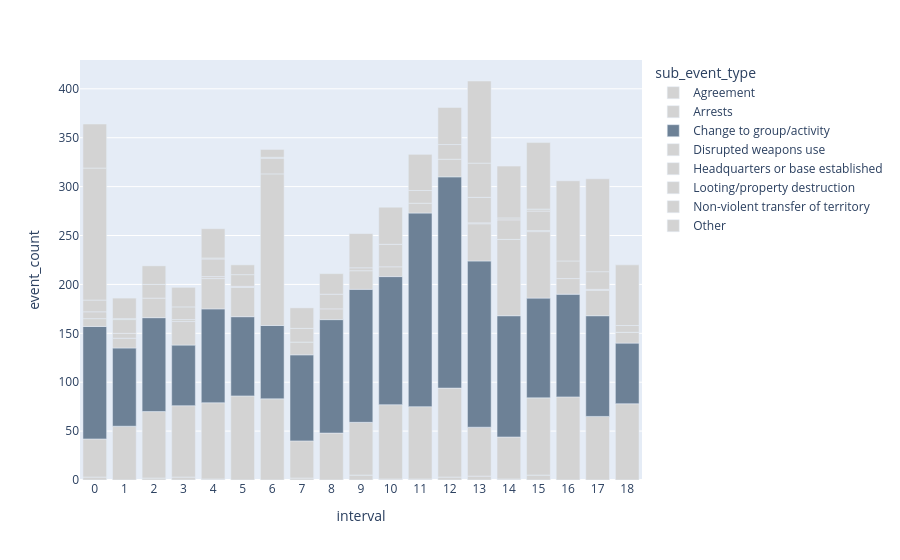

Here is the notebook cell this chart was saved with:
### Code cell
plot_SD_cga = px.bar(
    df_SD,
    x='interval',
    y='event_count',
    color='sub_event_type',
    color_discrete_map=color_map_sd
)
plot_SD_cga.show()
plot_SD_cga.update_xaxes(dtick=1, tickmode="linear")

### Figure 1 — Plotly figure (JSON) as saved in the notebook; plotly's stock layout.template omitted (floating-point values rounded to 4 significant figures)
{"data": [{"hovertemplate": "sub_event_type=Agreement<br>interval=%{x}<br>event_count=%{y}<extra></extra>", "legendgroup": "Agreement", "marker": {"color": "#D3D3D3", "pattern": {"shape": ""}}, "name": "Agreement", "orientation": "v", "showlegend": true, "textposition": "auto", "type": "bar", "x": [0, 2, 3, 4, 7, 9, 10, 11, 12, 13, 14, 15], "xaxis": "x", "y": [3, 2, 3, 1, 2, 5, 1, 1, 3, 4, 1, 5], "yaxis": "y"}, {"hovertemplate": "sub_event_type=Arrests<br>interval=%{x}<br>event_count=%{y}<extra></extra>", "legendgroup": "Arrests", "marker": {"color": "#D3D3D3", "pattern": {"shape": ""}}, "name": "Arrests", "orientation": "v", "showlegend": true, "textposition": "auto", "type": "bar", "x": [0, 1, 2, 3, 4, 5, 6, 7, 8, 9, 10, 11, 12, 13, 14, 15, 16, 17, 18], "xaxis": "x", "y": [39, 55, 68, 73, 78, 86, 83, 38, 48, 54, 76, 74, 91, 50, 43, 79, 85, 65, 78], "yaxis": "y"}, {"hovertemplate": "sub_event_type=Change to group/activity<br>interval=%{x}<br>event_count=%{y}<extra></extra>", "legendgroup": "Change to group/activity", "marker": {"color": "#6D8196", "pattern": {"shape": ""}}, "name": "Change to group/activity", "orientation": "v", "showlegend": true, "textposition": "auto", "type": "bar", "x": [0, 1, 2, 3, 4, 5, 6, 7, 8, 9, 10, 11, 12, 13, 14, 15, 16, 17, 18], "xaxis": "x", "y": [115, 80, 96, 62, 96, 81, 75, 88, 116, 136, 131, 198, 216, 170, 124, 102, 105, 103, 62], "yaxis": "y"}, {"hovertemplate": "sub_event_type=Disrupted weapons use<br>interval=%{x}<br>event_count=%{y}<extra></extra>", "legendgroup": "Disrupted weapons use", "marker": {"color": "#D3D3D3", "pattern": {"shape": ""}}, "name": "Disrupted weapons use", "orientation": "v", "showlegend": true, "textposition": "auto", "type": "bar", "x": [0, 1, 2, 3, 4, 5, 6, 7, 8, 9, 10, 11, 12, 13, 14, 15, 16, 17, 18], "xaxis": "x", "y": [8, 10, 20, 24, 31, 30, 155, 13, 11, 19, 10, 10, 18, 38, 78, 68, 16, 26, 11], "yaxis": "y"}, {"hovertemplate": "sub_event_type=Headquarters or base established<br>interval=%{x}<br>event_count=%{y}<extra></extra>", "legendgroup": "Headquarters or base established", "marker": {"color": "#D3D3D3", "pattern": {"shape": ""}}, "name": "Headquarters or base established", "orientation": "v", "showlegend": true, "textposition": "auto", "type": "bar", "x": [0, 1, 3, 4, 5, 13, 15, 17], "xaxis": "x", "y": [7, 5, 2, 2, 1, 1, 1, 1], "yaxis": "y"}, {"hovertemplate": "sub_event_type=Looting/property destruction<br>interval=%{x}<br>event_count=%{y}<extra></extra>", "legendgroup": "Looting/property destruction", "marker": {"color": "#D3D3D3", "pattern": {"shape": ""}}, "name": "Looting/property destruction", "orientation": "v", "showlegend": true, "textposition": "auto", "type": "bar", "x": [0, 1, 2, 3, 4, 5, 6, 7, 8, 9, 10, 11, 12, 13, 14, 15, 16, 17, 18], "xaxis": "x", "y": [12, 14, 14, 13, 18, 12, 16, 14, 15, 3, 23, 13, 15, 26, 20, 20, 18, 18, 7], "yaxis": "y"}, {"hovertemplate": "sub_event_type=Non-violent transfer of territory<br>interval=%{x}<br>event_count=%{y}<extra></extra>", "legendgroup": "Non-violent transfer of territory", "marker": {"color": "#D3D3D3", "pattern": {"shape": ""}}, "name": "Non-violent transfer of territory", "orientation": "v", "showlegend": true, "textposition": "auto", "type": "bar", "x": [0, 1, 4, 6, 13, 14, 15], "xaxis": "x", "y": [135, 1, 1, 1, 35, 2, 2], "yaxis": "y"}, {"hovertemplate": "sub_event_type=Other<br>interval=%{x}<br>event_count=%{y}<extra></extra>", "legendgroup": "Other", "marker": {"color": "#D3D3D3", "pattern": {"shape": ""}}, "name": "Other", "orientation": "v", "showlegend": true, "textposition": "auto", "type": "bar", "x": [0, 1, 2, 3, 4, 5, 6, 7, 8, 9, 10, 11, 12, 13, 14, 15, 16, 17, 18], "xaxis": "x", "y": [45, 21, 19, 20, 30, 10, 8, 21, 21, 35, 38, 37, 38, 84, 53, 68, 82, 95, 62], "yaxis": "y"}], "layout": {"barmode": "relative", "legend": {"title": {"text": "sub_event_type"}, "tracegroupgap": 0}, "margin": {"t": 60}, "xaxis": {"anchor": "y", "domain": [0, 1], "dtick": 1, "tickmode": "linear", "title": {"text": "interval"}}, "yaxis": {"anchor": "x", "domain": [0, 1], "title": {"text": "event_count"}}}}
